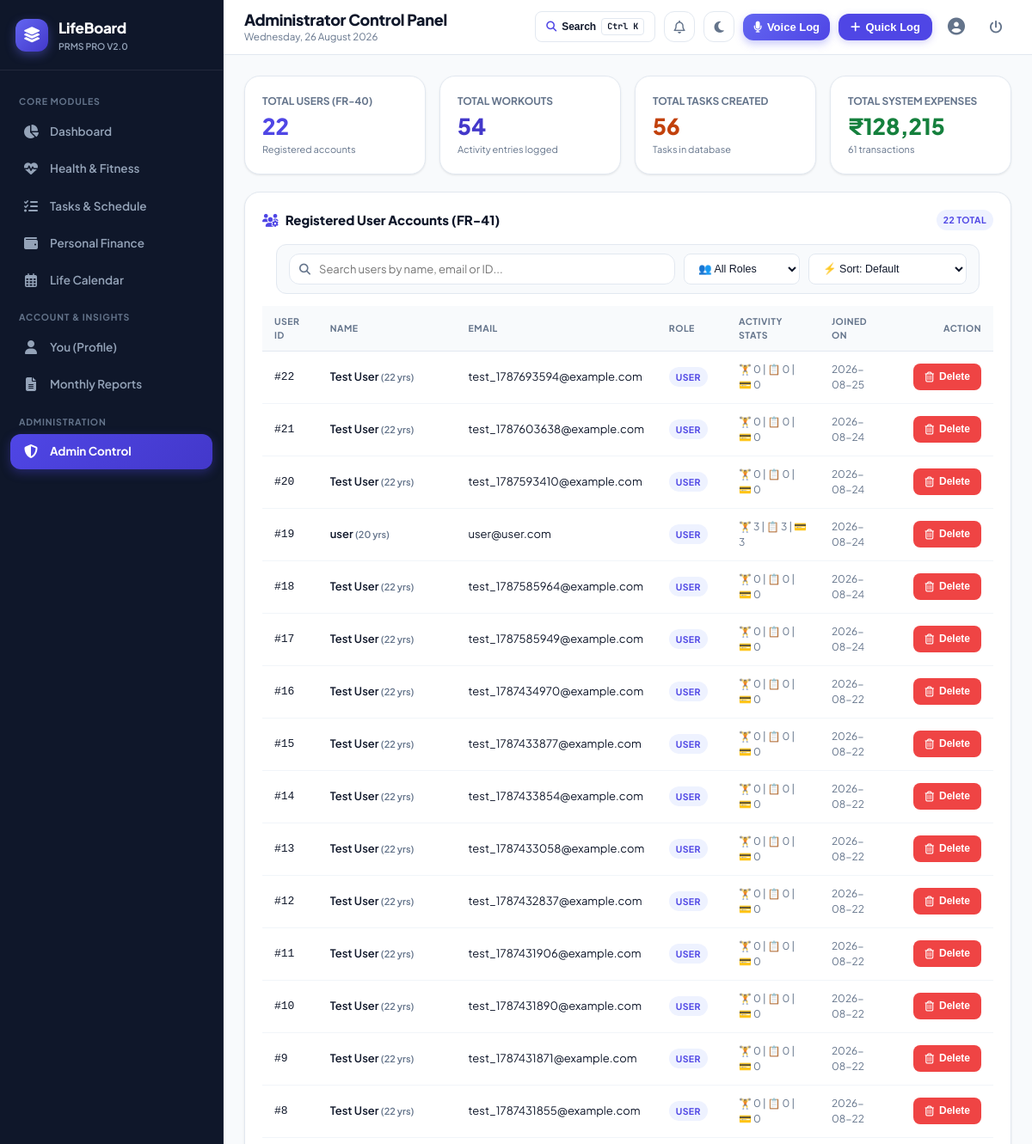
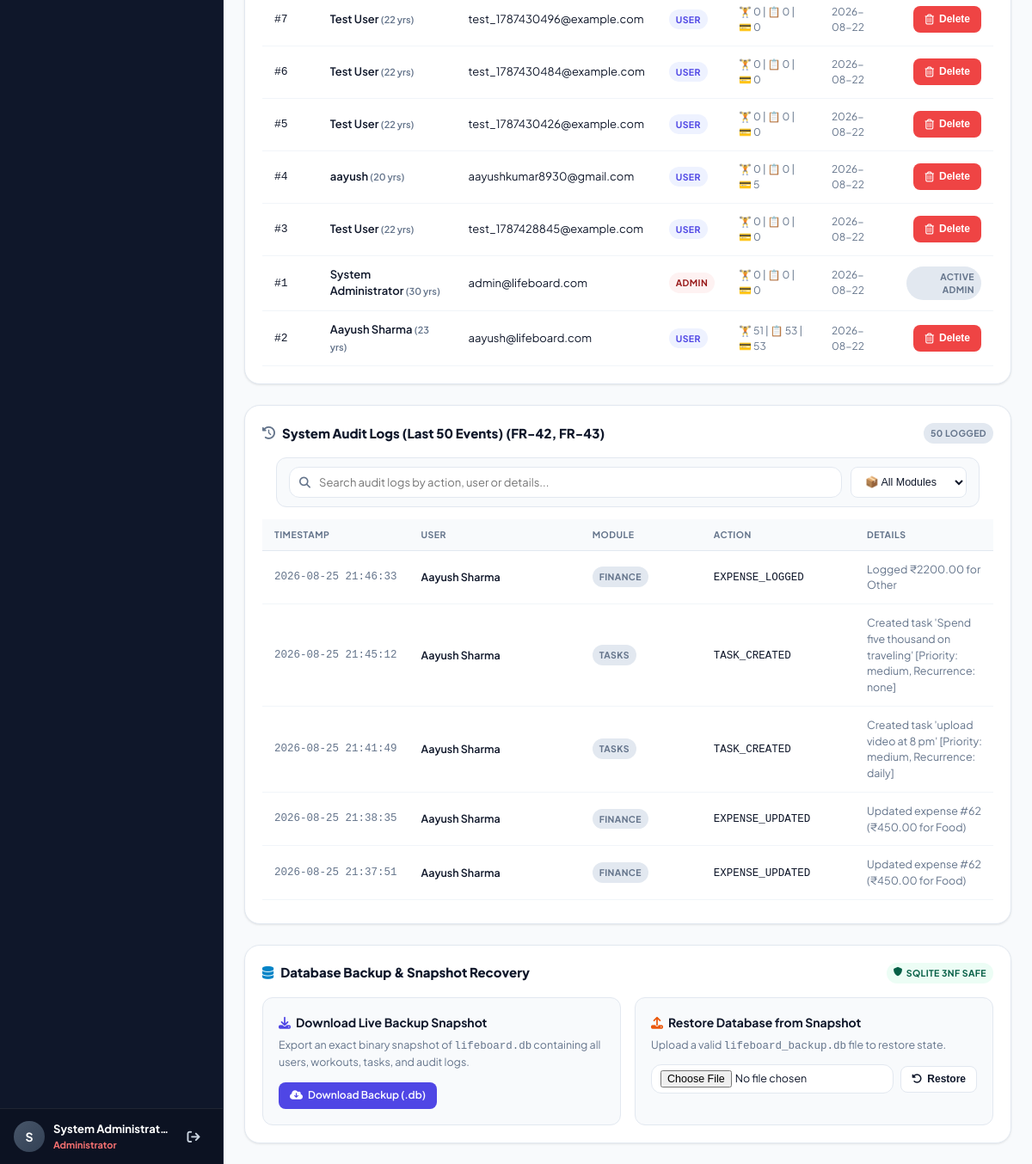
Page /admin (signed in) on the earlier database version (2 pictures, top to bottom).
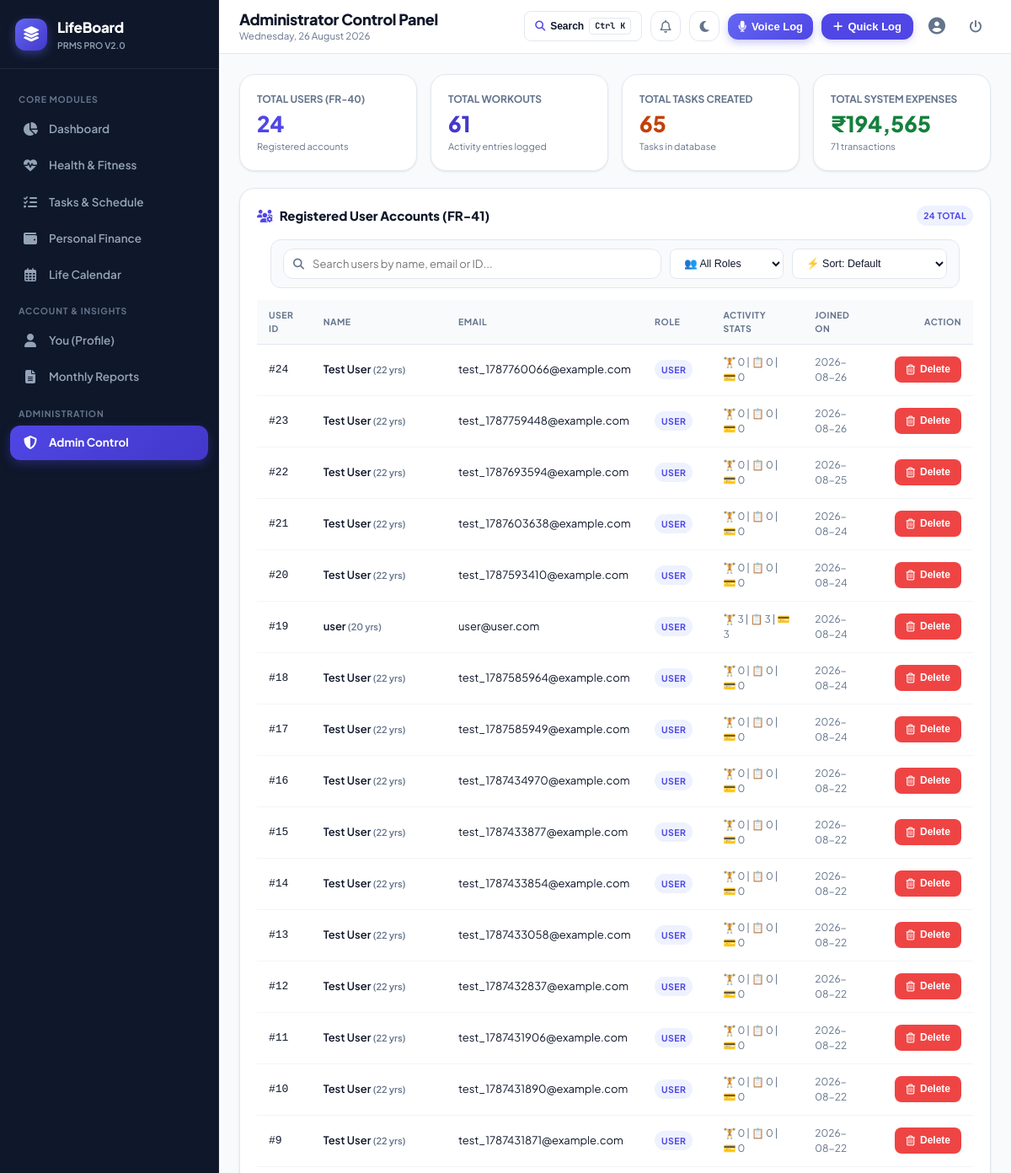
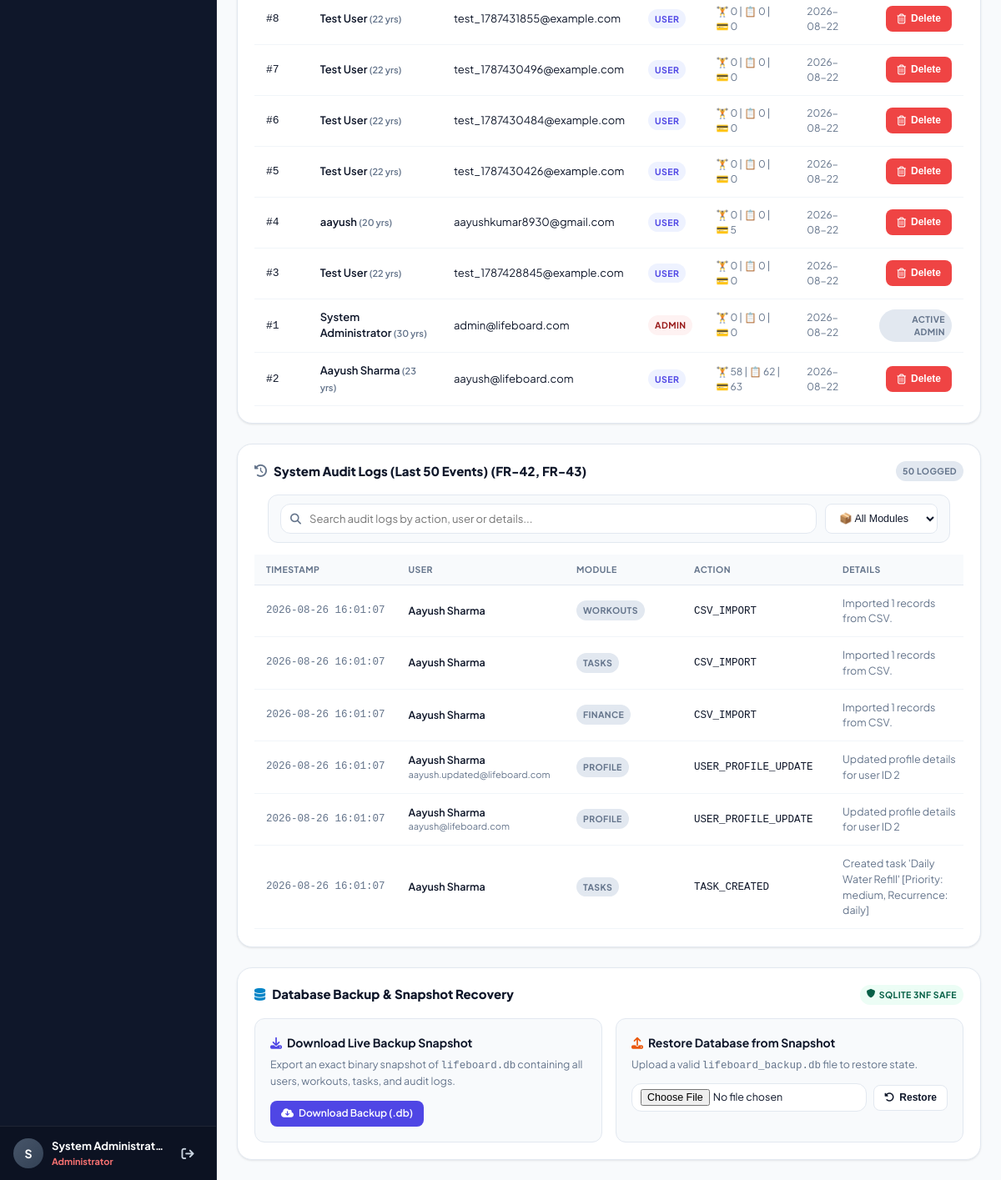
Same page on the later database version (2 pictures, top to bottom).
### tables this page shows
CREATE TABLE users (
        user_id INTEGER PRIMARY KEY AUTOINCREMENT,
        name VARCHAR(100) NOT NULL,
        email VARCHAR(150) NOT NULL UNIQUE,
        password_hash VARCHAR(256) NOT NULL,
        role VARCHAR(10) DEFAULT 'user',
        phone VARCHAR(20),
        age INTEGER,
        bio TEXT,
        created_at DATETIME DEFAULT CURRENT_TIMESTAMP
    );

CREATE TABLE audit_log (
        log_id INTEGER PRIMARY KEY AUTOINCREMENT,
        user_id INTEGER,
        user_email VARCHAR(150),
        action VARCHAR(100) NOT NULL,
        module VARCHAR(50) NOT NULL,
        details TEXT,
        timestamp DATETIME DEFAULT CURRENT_TIMESTAMP,
        FOREIGN KEY (user_id) REFERENCES users(user_id) ON DELETE SET NULL
    );

### app.py (the view)
@app.route('/admin')
@admin_required
def admin_panel():
    stats = models.get_admin_system_stats()
    users = models.get_all_registered_users()
    logs = models.get_audit_logs(limit=50)
    return render_template('admin/index.html',
                           stats=stats,
                           users=users,
                           logs=logs)

### app.py (called while the page is built)
def admin_required(f):
    @wraps(f)
    def decorated_function(*args, **kwargs):
        if 'user_id' not in session:
            flash('Please log in as an administrator.', 'warning')
            return redirect(url_for('login', next=request.path))
        if session.get('role') != 'admin':
            return render_template('errors/403.html'), 403
        return f(*args, **kwargs)
    return decorated_function

@app.after_request
def add_security_headers(response):
    response.headers['Cache-Control'] = 'no-cache, no-store, must-revalidate, max-age=0'
    response.headers['Pragma'] = 'no-cache'
    response.headers['Expires'] = '0'
    return response

### database.py (called while the page is built)
def get_db():
    conn = sqlite3.connect(DB_PATH)
    conn.row_factory = sqlite3.Row
    conn.execute("PRAGMA foreign_keys = ON;")
    return conn

### models.py (called while the page is built)
def get_user_by_id(user_id: int):
    conn = get_db()
    cursor = conn.cursor()
    cursor.execute("SELECT * FROM users WHERE user_id = ?", (user_id,))
    user = cursor.fetchone()
    conn.close()
    return user

### templates/admin/index.html (shortened to what the changed rows need)
{% extends "base.html" %}
{% block page_title %}Administrator Control Panel{% endblock %}
{% block content %}
<div class="grid-4">
  <div class="card">
    <div style="font-size: 12px; font-weight: 700; color: var(--text-muted); text-transform: uppercase;">Total Users (FR-40)</div>
    <div style="font-size: 26px; font-weight: 800; color: var(--primary);">{{ stats.total_users }}</div>
    <div style="font-size: 11px; color: var(--text-muted);">Registered accounts</div>
  </div>
  <div class="card">
    <div style="font-size: 12px; font-weight: 700; color: var(--text-muted); text-transform: uppercase;">Total Workouts</div>
    <div style="font-size: 26px; font-weight: 800; color: #4338ca;">{{ stats.total_workouts }}</div>
    <div style="font-size: 11px; color: var(--text-muted);">Activity entries logged</div>
  </div>
  <div class="card">
    <div style="font-size: 12px; font-weight: 700; color: var(--text-muted); text-transform: uppercase;">Total Tasks Created</div>
    <div style="font-size: 26px; font-weight: 800; color: #c2410c;">{{ stats.total_tasks }}</div>
    <div style="font-size: 11px; color: var(--text-muted);">Tasks in database</div>
  </div>
  <div class="card">
    <div style="font-size: 12px; font-weight: 700; color: var(--text-muted); text-transform: uppercase;">Total System Expenses</div>
    <div style="font-size: 26px; font-weight: 800; color: #15803d;">₹{{ "{:,.0f}".format(stats.total_spent_system) }}</div>
    <div style="font-size: 11px; color: var(--text-muted);">{{ stats.total_expenses }} transactions</div>
  </div>
</div>
<div class="card" style="margin-bottom: 24px;">
  <div class="card-header">
    <h3 class="card-title">
      <i class="fa-solid fa-users-gear" style="color: var(--primary);"></i>
      <span>Registered User Accounts (FR-41)</span>
    </h3>
    <span class="badge badge-primary">{{ users | length }} Total</span>
  </div>
  <div class="table-responsive">
    <table class="table-custom">
      <thead>
        <tr>
          <th>User ID</th>
          <th>Name</th>
          <th>Email</th>
          <th>Role</th>
          <th>Activity Stats</th>
          <th>Joined On</th>
          <th style="text-align: right;">Action</th>
        </tr>
      </thead>
      <tbody id="userTableBody">
        {% for u in users %}
        <tr data-name="{{ u.name | escape }}" data-role="{{ u.role }}" data-date="{{ u.created_at }}">
          <td><code>#{{ u.user_id }}</code></td>
          <td style="font-weight: 600;">
            {{ u.name }}
            {% if u.age %}<span style="font-size: 11px; color: var(--text-muted);">({{ u.age }} yrs)</span>{% endif %}
          </td>
          <td>{{ u.email }}</td>
          <td>
            <span class="badge {% if u.role == 'admin' %}badge-danger{% else %}badge-primary{% endif %}">
              {{ u.role }}
            </span>
          </td>
          <td style="font-size: 12px; color: var(--text-muted);">
            🏋️ {{ u.workout_count }} | 📋 {{ u.task_count }} | 💳 {{ u.expense_count }}
          </td>
          <td style="font-size: 12px; color: var(--text-muted);">{{ u.created_at[:10] }}</td>
          <td style="text-align: right;">
            {% if u.user_id != session.get('user_id') %}
            <form action="{{ url_for('admin_delete_user', target_user_id=u.user_id) }}" method="POST" style="display: inline;" data-confirm="Are you sure you want to delete user '{{ u.name }}'? All associated workouts, habits, tasks, and expenses will be permanently removed!">
              <button type="submit" class="btn btn-danger btn-sm" title="Delete User Account">
                <i class="fa-regular fa-trash-can"></i> Delete
              </button>
            </form>
            {% else %}
            <span class="badge badge-secondary">Active Admin</span>
            {% endif %}
          </td>
        </tr>
        {% endfor %}
      </tbody>
    </table>
  </div>
</div>
<div class="card">
  <div class="table-responsive" style="max-height: 450px; overflow-y: auto;">
    <table class="table-custom" style="font-size: 12.5px;">
      <thead>
        <tr>
          <th>Timestamp</th>
          <th>User</th>
          <th>Module</th>
          <th>Action</th>
          <th>Details</th>
        </tr>
      </thead>
      <tbody id="auditTableBody">
        {% for log in logs %}
        <tr data-module="{{ log.module }}" data-date="{{ log.timestamp }}">
          <td style="white-space: nowrap; color: var(--text-muted); font-family: monospace;">{{ log.timestamp }}</td>
          <td>
            <div style="font-weight: 600;">{{ log.user_name }}</div>
            {% if log.user_email %}<div style="font-size: 11px; color: var(--text-muted);">{{ log.user_email }}</div>{% endif %}
          </td>
          <td>
            <span class="badge badge-secondary">{{ log.module }}</span>
          </td>
          <td>
            <code>{{ log.action }}</code>
          </td>
          <td style="color: var(--text-muted);">{{ log.details or '—' }}</td>
        </tr>
        {% endfor %}
      </tbody>
    </table>
  </div>
</div>
{% endblock %}

Differences in the rows shown:
no longer on this page (row unchanged): audit_log: timestamp "2026-08-25 21:46:33", user_name "Aayush Sharma", module "FINANCE", action "EXPENSE_LOGGED", details "Logged ₹2200.00 for Other"
no longer on this page (row unchanged): audit_log: timestamp "2026-08-25 21:45:12", user_name "Aayush Sharma", module "TASKS", action "TASK_CREATED", details "Created task 'Spend five thousand on traveling' [Priority: medium, Recurrence: none]"
no longer on this page (row unchanged): audit_log: timestamp "2026-08-25 21:41:49", user_name "Aayush Sharma", module "TASKS", action "TASK_CREATED", details "Created task 'upload video at 8 pm' [Priority: medium, Recurrence: daily]"
no longer on this page (row unchanged): audit_log: timestamp "2026-08-25 21:38:35", user_name "Aayush Sharma", module "FINANCE", action "EXPENSE_UPDATED", details "Updated expense #62 (₹450.00 for Food)"
no longer on this page (row unchanged): audit_log: timestamp "2026-08-25 21:37:51", user_name "Aayush Sharma", module "FINANCE", action "EXPENSE_UPDATED", details "Updated expense #62 (₹450.00 for Food)"
added users: user_id "24", name "Test User", age "22", email "test_1787760066@example.com", role "USER", workout_count "0", task_count "0", expense_count "0", created_at "2026-08-26"
added users: user_id "23", name "Test User", age "22", email "test_1787759448@example.com", role "USER", workout_count "0", task_count "0", expense_count "0", created_at "2026-08-26"
computed for users "Aayush Sharma": workout_count "51" → "58"; task_count "53" → "62"; expense_count "53" → "63"
added audit_log: timestamp "2026-08-26 16:01:07", user_name "Aayush Sharma", module "WORKOUTS", action "CSV_IMPORT", details "Imported 1 records from CSV."
added audit_log: timestamp "2026-08-26 16:01:07", user_name "Aayush Sharma", module "TASKS", action "CSV_IMPORT", details "Imported 1 records from CSV."
added audit_log: timestamp "2026-08-26 16:01:07", user_name "Aayush Sharma", module "FINANCE", action "CSV_IMPORT", details "Imported 1 records from CSV."
added audit_log: timestamp "2026-08-26 16:01:07", user_name "Aayush Sharma", user_email "aayush.updated@lifeboard.com", module "PROFILE", action "USER_PROFILE_UPDATE", details "Updated profile details for user ID 2"
added audit_log: timestamp "2026-08-26 16:01:07", user_name "Aayush Sharma", user_email "aayush@lifeboard.com", module "PROFILE", action "USER_PROFILE_UPDATE", details "Updated profile details for user ID 2"
added audit_log: timestamp "2026-08-26 16:01:07", user_name "Aayush Sharma", module "TASKS", action "TASK_CREATED", details "Created task 'Daily Water Refill' [Priority: medium, Recurrence: daily]"
Other differences:
{{ stats.total_users }}: "22" → "24"
{{ stats.total_workouts }}: "54" → "61"
{{ stats.total_tasks }}: "56" → "65"
{{ "{:,.0f}".format(stats.total_spent_system) }}: "128,215" → "194,565"
{{ stats.total_expenses }}: "61" → "71"
{{ users | length }}: "22" → "24"
